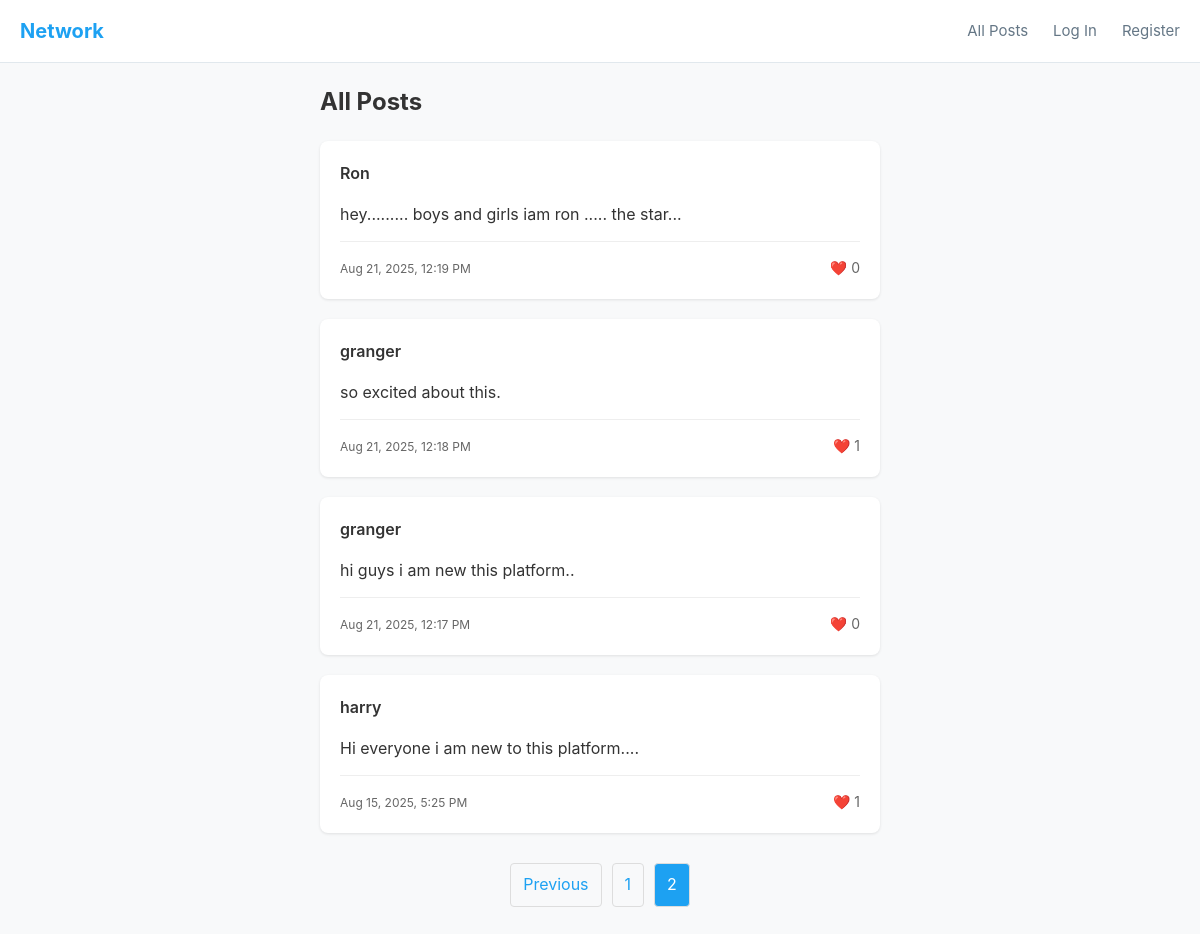
Screenshot of /?page=2 with the database file from the repository.
### network/models.py (models this page shows, shortened)
class Post(models.Model):
    user = models.ForeignKey(User, on_delete=models.CASCADE, related_name="posts")
    content = models.TextField(max_length=280)
    timestamp = models.DateTimeField(auto_now_add=True)
    likes = models.ManyToManyField(User, related_name="liked_posts", blank=True)
    class Meta:
        ordering = ["-timestamp"]
    def like_count(self):
        return self.likes.count()

class User(AbstractUser):
    def followers_count(self):
        return Follow.objects.filter(following=self).count()

### network/views.py (the view)
# urls.py: path("", views.index, name="index"),
def index(request):
    posts = Post.objects.all()
    paginator = Paginator(posts, 10)  # Show 10 posts per page
    page_number = request.GET.get('page')
    page_obj = paginator.get_page(page_number)
    return render(request, "network/index.html", {
        "page_obj": page_obj
    })

### network/templates/network/index.html (shortened to what this page needs)
{% extends "network/layout.html" %}
{% block body %}
    <div class="posts-container">
        <h1>All Posts</h1>
        {% if page_obj %}
            {% for post in page_obj %}
                <div class="post-card">
                    <div class="post-header">
                        <h3 class="username">
                            <a href="{% url 'profile' post.user.username %}">{{ post.user.username }}</a>
                        </h3>
                    </div>
                    <div id="post-content-{{ post.id }}" class="post-content">
                        {{ post.content }}
                    </div>
                    <div class="post-footer">
                        <small class="timestamp">{{ post.timestamp|date:"M d, Y, g:i A" }}</small>
                        <div class="post-actions">
                            {% if user.is_authenticated %}
                                <button class="like-btn" onclick="toggleLike({{ post.id }})"
                                        data-liked="{% if user in post.likes.all %}true{% else %}false{% endif %}">
                                    <span id="like-icon-{{ post.id }}">
                                        {% if user in post.likes.all %}❤️{% else %}🤍{% endif %}
                                    </span>
                                    <span id="like-count-{{ post.id }}">{{ post.like_count }}</span>
                                </button>
                            {% else %}
                                <span class="like-display">❤️ {{ post.like_count }}</span>
                            {% endif %}
                        </div>
                    </div>
                </div>
            {% endfor %}
            {% if page_obj.has_other_pages %}
                <div class="pagination">
                    {% if page_obj.has_previous %}
                        <a href="?page={{ page_obj.previous_page_number }}">Previous</a>
                    {% endif %}
                    {% for i in page_obj.paginator.page_range %}
                        {% if page_obj.number == i %}
                            <span class="current">{{ i }}</span>
                        {% else %}
                            <a href="?page={{ i }}">{{ i }}</a>
                        {% endif %}
                    {% endfor %}
                </div>
            {% endif %}
        {% else %}
            <div class="no-posts">
                <p>No posts yet. {% if user.is_authenticated %}Be the first to post something!{% else %}Log in to create posts.{% endif %}</p>
            </div>
        {% endif %}
    </div>
{% endblock %}

### network/templates/network/index.html (style rules this page uses)
body { font-family: -apple-system, BlinkMacSystemFont, "Segoe UI", Roboto, sans-serif; background-color: #f8f9fa; margin: 0; padding: 0; }
.new-post-container, .posts-container { max-width: 600px; margin: 0 auto; padding: 20px; }
.new-post-card, .post-card { background: white; border-radius: 8px; padding: 20px; margin-bottom: 20px; box-shadow: 0 1px 3px rgba(0,0,0,0.1); }
.posts-container h1 { font-size: 24px; margin-bottom: 20px; font-weight: 700; }
.post-header { display: flex; justify-content: space-between; align-items: center; margin-bottom: 10px; }
.username { margin: 0; font-size: 16px; font-weight: 600; }
.username a { color: #333; text-decoration: none; }
.post-content { margin: 15px 0; line-height: 1.5; color: #333; }
.post-footer { display: flex; justify-content: space-between; align-items: center; margin-top: 15px; padding-top: 15px; border-top: 1px solid #eee; }
.timestamp { color: #666; font-size: 12px; }
.post-actions { display: flex; gap: 15px; align-items: center; }
.like-display, .comment-link { font-size: 14px; color: #666; }
.pagination { display: flex; justify-content: center; gap: 10px; margin: 30px 0; }
.pagination a, .pagination .current { padding: 8px 12px; text-decoration: none; color: #1da1f2; border: 1px solid #ddd; border-radius: 4px; }
.pagination .current { background: #1da1f2; color: white; }

### network/templates/network/layout.html (style rules this page uses)
* { margin: 0; padding: 0; box-sizing: border-box; }
body { font-family: -apple-system, BlinkMacSystemFont, "Segoe UI", Roboto, "Helvetica Neue", Arial, sans-serif; background-color: #f8f9fa; color: #333; line-height: 1.6; }

### rows the page displays
Post: user.username "Ron", content "hey......... boys and girls iam ron ..... the star...", timestamp "Aug 21, 2025, 12:19 PM", like_count "0"
Post: user.username "granger", content "so excited about this.", timestamp "Aug 21, 2025, 12:18 PM", like_count "1"
Post: user.username "granger", content "hi guys i am new this platform..", timestamp "Aug 21, 2025, 12:17 PM", like_count "0"
Post: user.username "harry", content "Hi everyone i am new to this platform....", timestamp "Aug 15, 2025, 5:25 PM", like_count "1"

### other values shown
{{ i }} "1"
{{ i }} "2"
